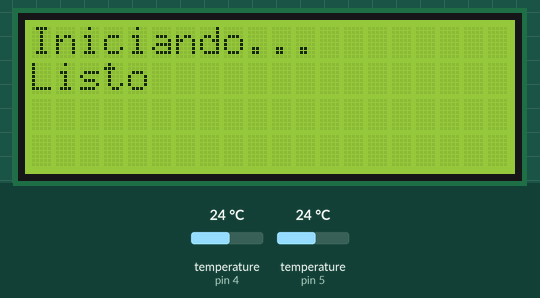
Simulated run of this sketch. Board: Arduino Uno, built with avr-gcc and run on an emulated ATmega328P. Shown: 20×4 character LCD. The test bench sets the inputs (shaded band); at power-on: temperature (sensors on pin 4, pin 5) 24 °C. What the sketch prints to the serial monitor is not drawn.

Above: at 0.4 s.
1.9 s: temperature (sensor on pin 4) set to 12 °C
At 2.9 s:
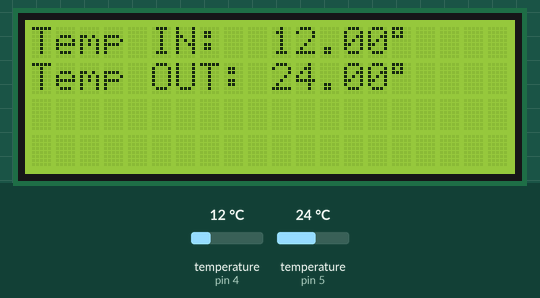
3.7 s: temperature (sensor on pin 5) set to 12 °C
At 5.5 s:
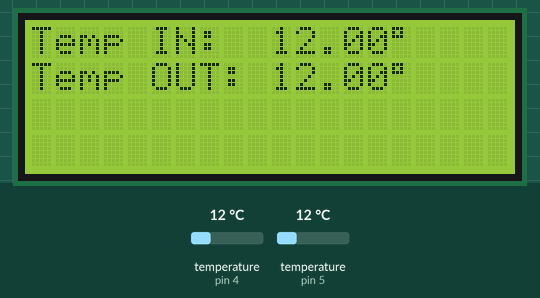
6.4 s: temperature (sensor on pin 4) set to 19 °C
9.0 s: temperature (sensor on pin 5) set to 19 °C
At 10.6 s:
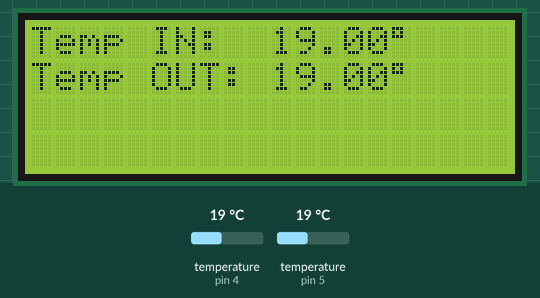
11.6 s: temperature (sensor on pin 4) set to 28 °C
At 13.1 s:
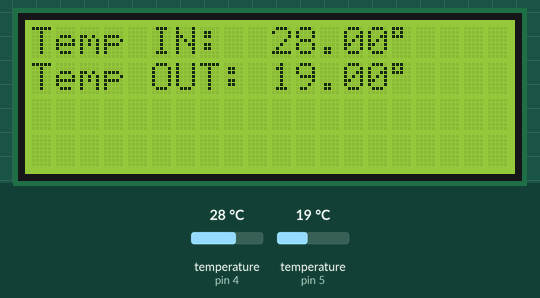
14.2 s: temperature (sensor on pin 5) set to 28 °C
At 15.7 s:
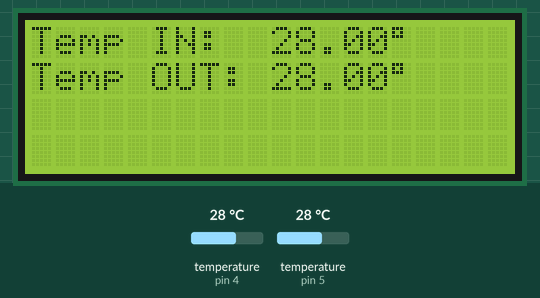
Timing chart, 0 to 17.2 s (numbered marks = the images above; inputs shaded):
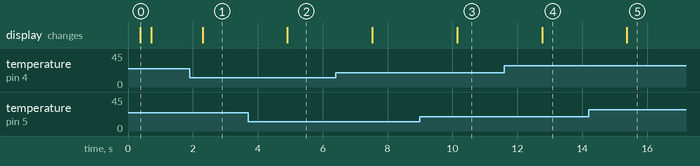

Measured:
- after the input at 1.9 s, the display: changes after 0.40 s (image 1)
- after the input at 3.7 s, the display: changes after 1.2 s (image 2)
- after the input at 9.0 s, the display: changes after 1.1 s (image 3)
- after the input at 11.6 s, the display: changes after 1.2 s (image 4)
- after the input at 14.2 s, the display: changes after 1.2 s (image 5)

The sketch:

TermometroBasicoDosSondas.ino
```cpp
/*
 Name:		TermometroBasicoDosSondas.ino
 Created:	11/28/2016 12:59:59 AM
 Author:	Chicodefe
*/

//Librerias para Serial
#include <SoftwareSerial.h>
#include <HardwareSerial.h>

//Librerias para Display
#include <Wire.h>
#include <LiquidCrystal_I2C.h>

//Librerias para sensor de temperatura
#include <OneWire.h>
#include <DallasTemperature.h>

//Parametros Display
LiquidCrystal_I2C lcd(0x3f,2,1,0,4,5,6,7,3,POSITIVE); // Set the LCD I2C address

//Parametros Libreria OneWire
OneWire oneWire_in(4); // Setup a oneWire instance to communicate with any OneWire devices (not just Maxim/Dallas temperature ICs)
OneWire oneWire_out(5); // Setup a oneWire instance to communicate with any OneWire devices (not just Maxim/Dallas temperature ICs)

//Parametros Libreria DallasTemperature
DallasTemperature sensor_in(&oneWire_in);// Pass our oneWire reference to Dallas Temperature.
DallasTemperature sensor_out(&oneWire_out);// Pass our oneWire reference to Dallas Temperature.

void setup()// the setup function runs once when you press reset or power the board
	{

	//Parametros Pines
	pinMode(4,INPUT); // sets the digital pin 4 as input
	pinMode(5,INPUT); // sets the digital pin 5 as input

	//Parametros Serial
	Serial.begin(9600);// initialize serial communication at 9600 bits per second

	//Parametros LCD
	lcd.begin(20,4); // initialize the lcd for 16 chars 2 lines, turn on backlight
	lcd.setCursor(0,0);
	lcd.print("Iniciando...");
	delay(300);
	lcd.setCursor(0,1);
	lcd.print("Listo");
	delay(300);
	lcd.clear();
	}// end of setup

void loop()// the loop function runs over and over again until power down or reset
	{

	//Parametros Sensores
	sensor_in.begin();// Iniciando el Sensor
	sensor_out.begin();// Iniciando el Sensor

	//Verificacion do Sensores
	if(sensor_in.getDeviceCount()==0||sensor_out.getDeviceCount()==0)
		{
		Serial.println("Sensor no Conectado");
		lcd.setCursor(0,0); //Start at character 0 on line 0
		lcd.print("Sensor ");
		lcd.setCursor(0,1); //Start at character 0 on line 2
		lcd.print("no Conectado");
		delay(1000);
		lcd.clear();
		delay(100);
		return;
		}

	//Solicitudes de Temperatura
	sensor_in.requestTemperatures();
	sensor_out.requestTemperatures();

	//Print on Serial
	Serial.print("Temperatura In: ");
	Serial.print(sensor_in.getTempCByIndex(0));
	Serial.print((char)223);
	Serial.println(" Celsius");
	Serial.print("Temperatura Out: ");
	Serial.print(sensor_out.getTempCByIndex(0));
	Serial.print((char)223);
	Serial.println(" Celsius");

	//Print on LCD
	lcd.setCursor(0,0); //Start at character 0 on line 0
	lcd.print("Temp IN:  ");
	lcd.print(sensor_in.getTempCByIndex(0));
	lcd.print((char)223);
	lcd.setCursor(0,1); //Start at character 0 on line 2
	lcd.print("Temp OUT: ");
	lcd.print(sensor_out.getTempCByIndex(0));
	lcd.print((char)223);
	delay(1000);
	}// end of for loop
```
